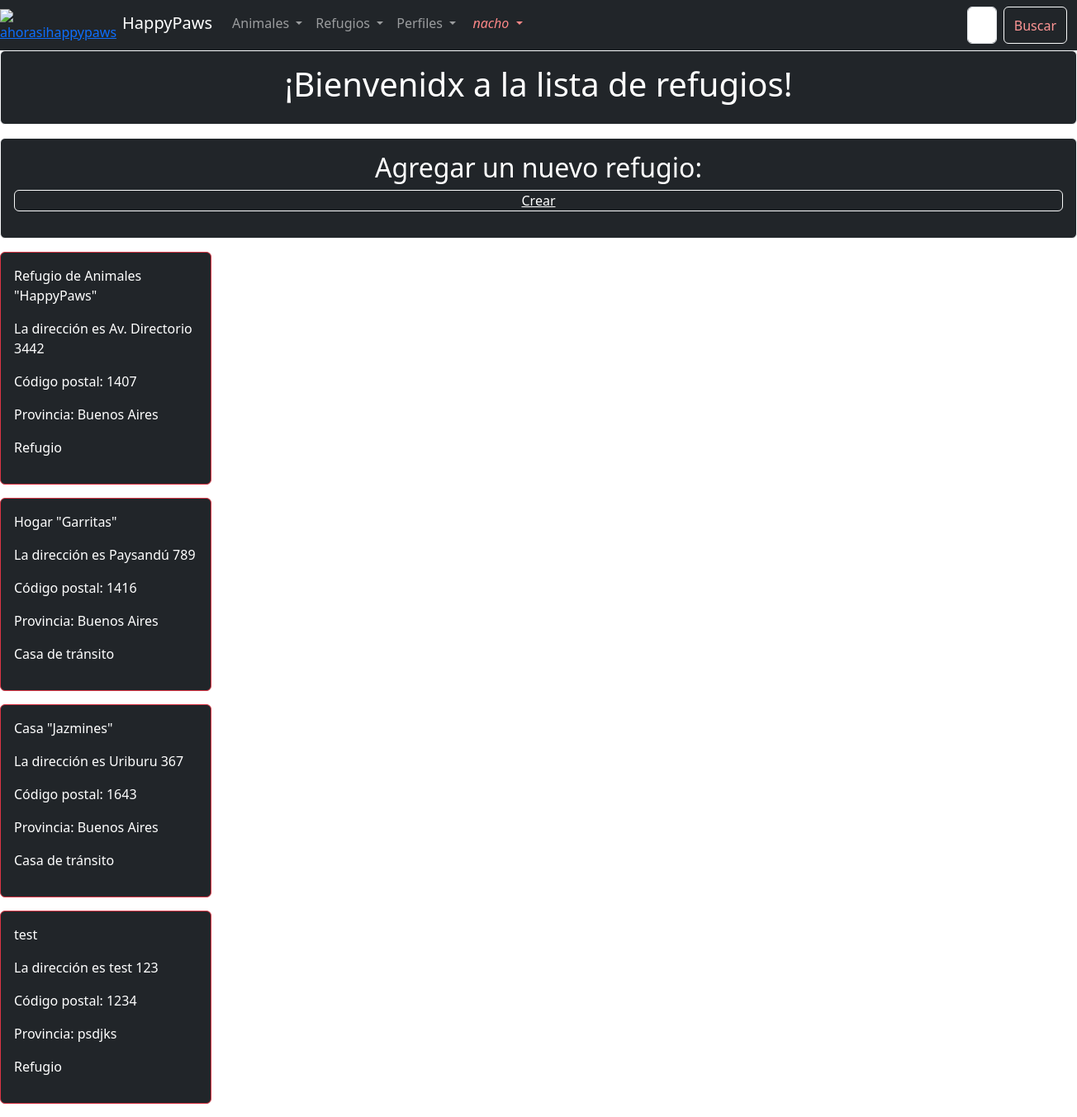
Before: /shelter-list/ (signed in) with the older database file.
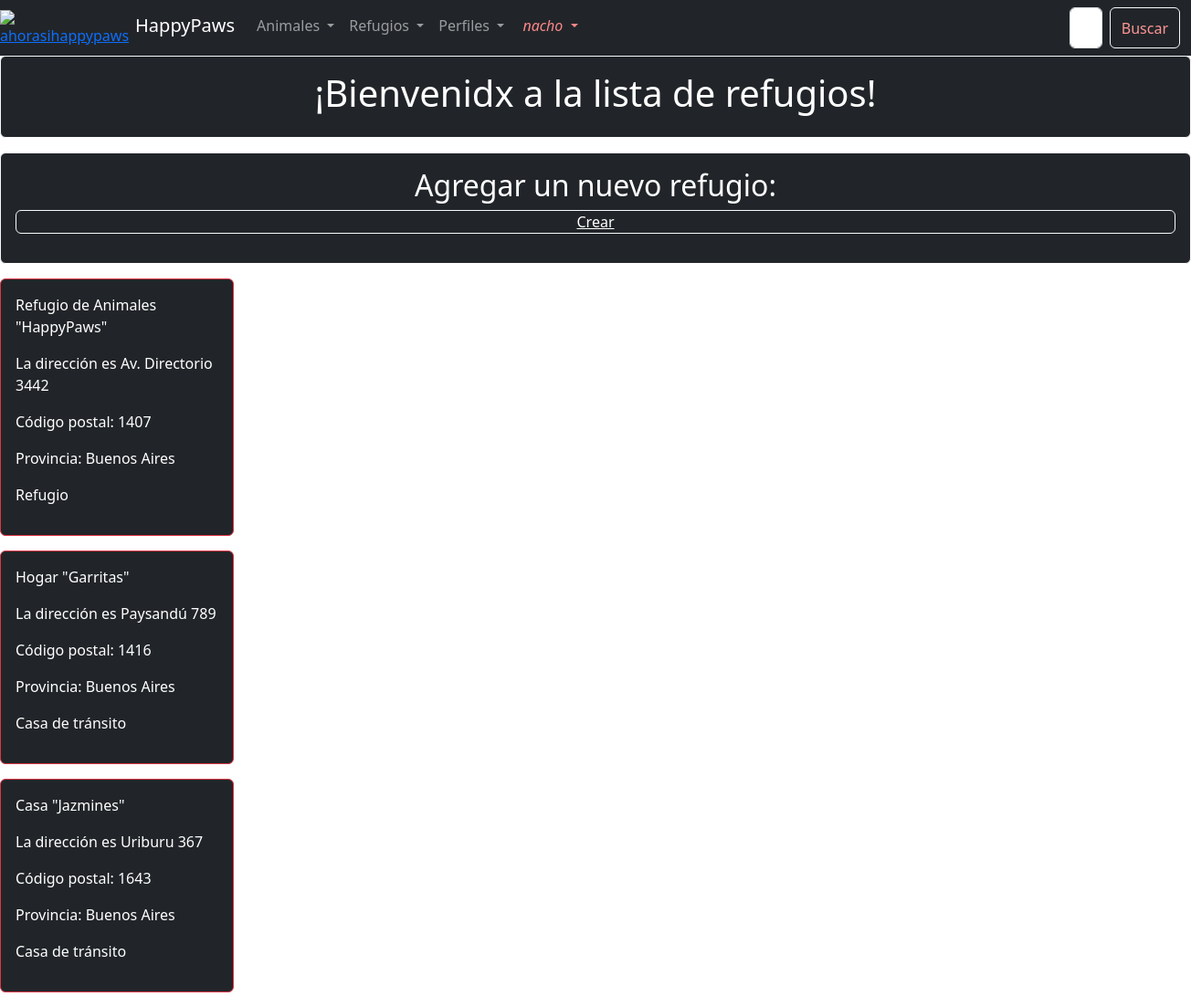
After: the same page with the newer database file.
### animal_app/models.py (models this page shows, shortened)
class AnimalShelter(models.Model):
    name = models.CharField(max_length=100)
    street = models.CharField(max_length=100)
    number= models.IntegerField()
    postal_code = models.IntegerField()
    province = models.CharField(max_length=100)
    shelter_type = models.CharField(max_length=50)

### animal_app/views.py (the view)
# urls.py: path("shelter-list/", shelter_list),
def shelter_list(request):
    if "search" in request.GET:
        search = request.GET["search"]
        all_shelters = AnimalShelter.objects.filter(name_icontains=search)
    else:
        all_shelters = AnimalShelter.objects.all()
    context = {
        "shelters":all_shelters,
    }
    return render(request, "shelter-list.html", context = context)

### templates/shelter-list.html (shortened to what this page needs)
{% extends "base.html" %}
{% block content %}
<div class="card text-bg-dark mb-3 card border-light mb-3">
    <div class="card-body">
        <h1 style="text-align:center;">¡Bienvenidx a la lista de refugios!</h1>
    </div>
</div>
<div class="card text-bg-dark mb-3 card border-light mb-3">
    <div class="card-body">
        <h2 style="text-align:center;">Agregar un nuevo refugio:</h2>
        <a href="/create-shelter/" class="card text-bg-dark mb-3 card border-light mb-3" style="text-align: center;">Crear</a>
    </div>
</div>
    {% for shelter in shelters %}
    <div class="card text-bg-dark mb-3 card border-danger mb-3" style="max-width: 16rem;">
        <div class="card-body">
        <p> {{shelter.name}} </p>
        <p> La dirección es {{shelter.street}} {{shelter.number}}</p>
        <p> Código postal: {{shelter.postal_code}} </p>
        <p> Provincia: {{shelter.province}} </p>
        <p> {{shelter.shelter_type}} </p>
        </div>
    </div>
    {% endfor %}
{% endblock %}

Changed rows visible on the page:
removed AnimalShelter: name "test", street "test", number "123", postal_code "1234", province "psdjks", shelter_type "Refugio"
